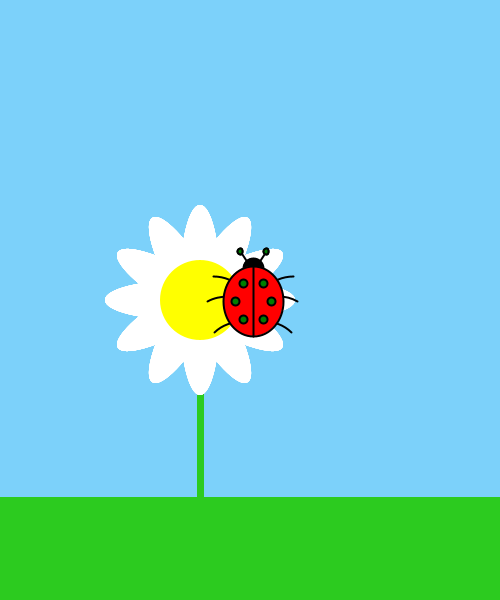
Frame 1 (no input)
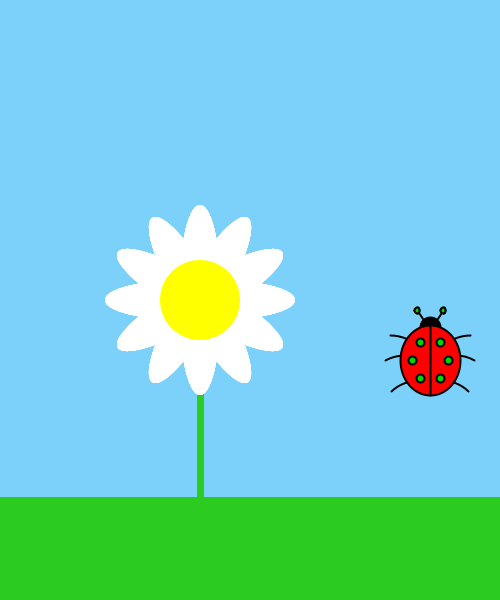
Frame 60 (the mouse pressed at the canvas centre just before this capture)
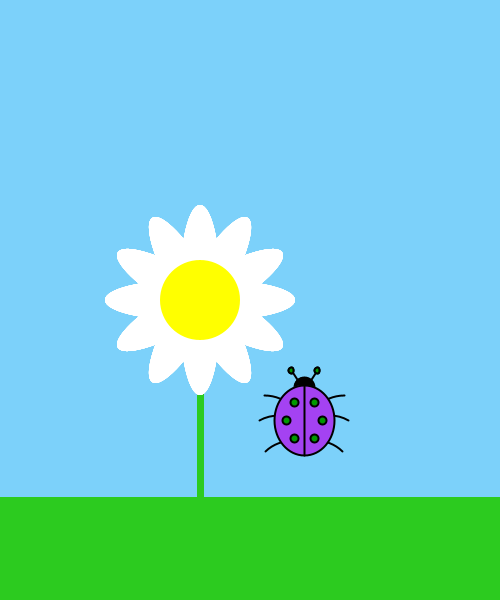
Frame 120 (the mouse held since frame 60 and released just before this capture)

The Processing sketch that drew these frames (run headless with seeded random() and noise(); from frame 60 on, the mouse is pressed at the canvas centre):

// Processing sketch: processing_96980
// ── processing_96980.pde

//declaració de les diferents variables
int x;
int posX, posY, velX, velY;
color colorMarietaR,colorMarietaG,colorMarietaB,colorMarieta;

//inicialització de les variables
void setup()
{
  x=0;
  size(500, 600);
  background (124,209,250);
  noCursor();
  posX=width/2;
  posY=height/2;
  velX=3;
  velY=1;
  colorMarietaR=255; //per tal que la marieta sigui vermella a l'inici
  colorMarietaG=0;
  colorMarietaB=0;
}

void draw()
{
  background(124,209,250);
  //tija de la flor
  stroke(44,203,31);
  strokeWeight(7);
  line(2*width/5,height/2,2*width/5,11*height/12);
  //terra
  fill(44,203,31);
  rect(0,width,width,height);
  //petals del fons
  pushMatrix();
  translate(2*width/5,height/2);
  for(int i=0; i<80; i++){
    rotate(PI/6);
    fill(255);
    noStroke();
    ellipse(0,height/40,2*width/25,4*height/15);
  }
  popMatrix();
  //cercle del mig
  noStroke();
  fill(255,255,0);
  ellipse(2*width/5,height/2,4*width/25,2*height/15);
  
  //actualitzo posicions
  posX=posX+velX;
  posY=posY+velY;

  //marieta en moviment
  stroke(0);
  strokeWeight(2);
  fill(0);
  ellipse(posX,posY-33,width/25,height/30);//el cap de la marieta
  //antenes marieta
  line(posX-13,posY-50,posX,posY-30);
  ellipse(posX-13,posY-50,width/95,height/95);
  line(posX+13,posY-50,posX,posY-30);
  ellipse(posX+13,posY-50,width/95,height/95);
  //potes Esquerra
  noFill();
  arc(posX-40, posY+15, 4*width/25, 2*height/15, PI+HALF_PI, TWO_PI);
  arc(posX-25, posY+35, 4*width/25, 2*height/15, PI+PI/3, PI+HALF_PI);
  arc(posX-10, posY+60, 4*width/25, 2*height/15, PI+QUARTER_PI, PI+HALF_PI);
  //potes Dreta
  arc(posX+40, posY+15, 4*width/25, 2*height/15, PI, PI+HALF_PI);
  arc(posX+25, posY+35, 4*width/25, 2*height/15, PI+HALF_PI, PI+HALF_PI+PI/6);
  arc(posX+10, posY+60, 4*width/25, 2*height/15, PI+HALF_PI, PI+HALF_PI+QUARTER_PI);
  //cos vermell de la marieta
  fill(colorMarietaR,colorMarietaG,colorMarietaB); //defineixo el color de la marieta en 3 variables RGB, per tal que després al fer la funció MousePressed() canvïn les 3 variables en tots els colors
  ellipse(posX, posY, 3*width/25, 7*height/60);
  line(posX,posY+35,posX,posY-35);
  fill(0,posX/2,0); //punts negres Esquerra de la marieta respecte el cursor
  ellipse(posX-10,posY-18,2*width/125,height/75);
  ellipse(posX-18,posY,2*width/125,height/75);
  ellipse(posX-10,posY+18,2*width/125,height/75);
  //punts negres Dreta de la marieta respecte el cursor
  ellipse(posX+10,posY-18,2*width/125,height/75);
  ellipse(posX+18,posY,2*width/125,height/75);
  ellipse(posX+10,posY+18,2*width/125,height/75);
  
  //comprovo posició X perquè reboti correctament
  if((posX<width/25+25)||(posX>width-45)){
    velX=-velX;
  }
  
  //comprovo posició Y perquè reboti correctament
  if((posY<height/30+35)||(posY>height-140)){
    velY=-velY;
  }
  
  //canvia les antenes de rodo a quadrat segons els quatre quadrants de la pantalla
  if((posX<width/2)&&(posY<height/2)){
  ellipse(posX-13,posY-50,width/95,height/95);
  ellipse(posX+13,posY-50,width/95,height/95);
  } 
  if((posX>width/2)&&(posY<height/2)){
  rect(posX-17,posY-54,2*width/125,height/75);
  rect(posX+9,posY-54,2*width/125,height/75);
  }
  if((posX<width/2)&&(posY>height/2)){
  rect(posX-17,posY-54,2*width/125,height/75);
  rect(posX+9,posY-54,2*width/125,height/75);
  }
  if((posX>width/2)&&(posY>height/2)){
  ellipse(posX-13,posY-50,width/95,height/95);
  ellipse(posX+13,posY-50,width/95,height/95);
  }
  
}
  
//quan apretes el mouse, la marieta canvia de color aleatoriament
void mousePressed() {
  if (colorMarieta == 0) {
    colorMarietaR = int(random(0,255)); //Com que els valors que defineixen els colors són enters, el que fem es transofrmar els valors que ens podria donar el rang especificat en el random (que poden ser també decimals) en enters.
    colorMarietaG = int(random(0,255));  
    colorMarietaB = int(random(0,255));
  } else {
    colorMarietaR = 255;
    colorMarietaG = 0;
    colorMarietaB = 0;
  }
}
